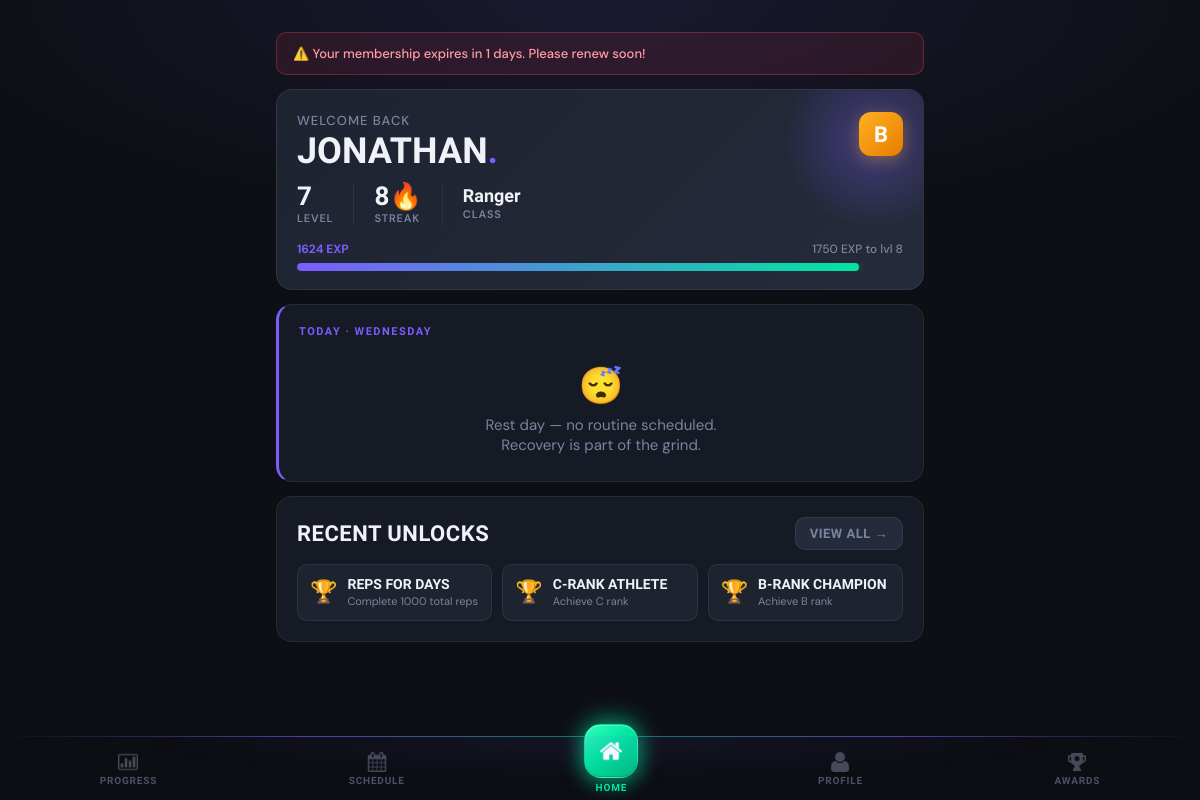
The app's page /dashboard (signed in) with its own data.
### tables this page shows
CREATE TABLE clients (
                client_id INTEGER PRIMARY KEY AUTOINCREMENT,
                phone_number TEXT UNIQUE NOT NULL,
                pin_hash TEXT NOT NULL,
                first_name TEXT NOT NULL,
                last_name TEXT NOT NULL,
                email TEXT,
                date_of_birth DATE,
                gender TEXT,
                registration_date DATETIME DEFAULT CURRENT_TIMESTAMP,
                status TEXT DEFAULT 'active',
                profile_photo_path TEXT
            , fitness_goal TEXT DEFAULT NULL, preferred_split TEXT DEFAULT NULL);

CREATE TABLE client_streaks (
                streak_id INTEGER PRIMARY KEY AUTOINCREMENT,
                client_id INTEGER UNIQUE NOT NULL,
                current_streak INTEGER DEFAULT 0,
                longest_streak INTEGER DEFAULT 0,
                last_attendance_date DATE,
                streak_multiplier REAL DEFAULT 1.0,
                FOREIGN KEY (client_id) REFERENCES clients(client_id) ON DELETE CASCADE
            );

CREATE TABLE client_gamification (
                gamification_id INTEGER PRIMARY KEY AUTOINCREMENT,
                client_id INTEGER UNIQUE NOT NULL,
                current_level INTEGER DEFAULT 1,
                current_exp INTEGER DEFAULT 0,
                total_exp INTEGER DEFAULT 0,
                rank TEXT DEFAULT 'E',
                client_class TEXT,
                class_unlocked_at_level INTEGER, current_streak INTEGER DEFAULT 0, longest_streak INTEGER DEFAULT 0, total_reps INTEGER DEFAULT 0, workouts_completed INTEGER DEFAULT 0,
                FOREIGN KEY (client_id) REFERENCES clients(client_id) ON DELETE CASCADE
            );

CREATE TABLE client_achievements (
                client_achievement_id INTEGER PRIMARY KEY AUTOINCREMENT,
                client_id INTEGER NOT NULL,
                achievement_id INTEGER NOT NULL,
                unlocked_date DATETIME DEFAULT CURRENT_TIMESTAMP,
                FOREIGN KEY (client_id) REFERENCES clients(client_id) ON DELETE CASCADE,
                FOREIGN KEY (achievement_id) REFERENCES achievements(achievement_id) ON DELETE CASCADE,
                UNIQUE(client_id, achievement_id)
            );

CREATE TABLE achievements (
                achievement_id INTEGER PRIMARY KEY AUTOINCREMENT,
                achievement_name TEXT UNIQUE NOT NULL,
                description TEXT,
                achievement_type TEXT,
                requirement_value INTEGER,
                exp_reward INTEGER DEFAULT 0,
                icon_path TEXT
            );

### main.py (the view, shortened to what this page needs)
@app.route('/dashboard')
@login_required
def dashboard():
    client_id = session['client_id']
    client = Client.get_by_id(client_id)
    progress = gamification.get_client_progress(client_id)
    today = datetime.now().strftime('%A')
    today_routine = Routine.get_client_routine_for_day(client_id, today)
    routine_status = 'not_started'  # default fallback
    recent_achievements = achievement_ctrl.get_recent_unlocks(client_id, limit=3)
    streak_data = client.get_streak_data()
    mc = MembershipController()
    membership = mc.get_client_membership(client_id)
    notification = None
    if membership:
        end_date = datetime.strptime(membership['end_date'], '%Y-%m-%d').date()
        days_left = (end_date - date.today()).days
        print("Days Left", days_left)
        if 0 < days_left <= 5:
            notification = f"⚠️ Your membership expires in {days_left} days. Please renew soon!"
        elif days_left <= 0:
            notification = "❌ Your membership has expired. Please renew to continue training."
    try:
        newly_unlocked = achievement_ctrl.check_and_unlock_achievements(client_id)
    except Exception as e:
        print(f"Achievement check error for client {client_id}: {e}")
        newly_unlocked = []
    ann_rows = db.execute_query(
        """SELECT ann_id, title, body, ann_type, is_pinned
            FROM announcements
            WHERE (expires_at IS NULL OR expires_at >= ?)
            ORDER BY is_pinned DESC, ann_id DESC""",
        (date.today().isoformat(),)
    )
    announcements = [dict(r) for r in ann_rows]
    print("Notification:",notification)
    return render_template(
        'dashboard.html',
        client=client,
        progress=progress,
        today_routine=today_routine,
        today=today,
        recent_achievements=recent_achievements,
        streak_data=streak_data,
        newly_unlocked=newly_unlocked,
        notification=notification,
        status=routine_status,
        announcements=announcements
    )

### controllers/achievement_controller.py (called while the page is built)
    def check_and_unlock_achievements(self, client_id):
        newly_unlocked = []
        stats = self._get_client_stats(client_id)
        all_achievements = self._get_all_achievements()
        unlocked_ids = self._get_unlocked_achievement_ids(client_id)
        for achievement in all_achievements:
            if achievement['achievement_id'] in unlocked_ids:
                continue
            if self._check_achievement_requirement(achievement, stats):
                result = self.unlock_achievement(client_id, achievement['achievement_id'])
                if result['success']:
                    newly_unlocked.append(result)
        return newly_unlocked

    def get_unlocked_achievements(self, client_id):
        query = '''
            SELECT a.*, ca.unlocked_date
            FROM client_achievements ca
            JOIN achievements a ON ca.achievement_id = a.achievement_id
            WHERE ca.client_id = ?
            ORDER BY ca.unlocked_date DESC
        '''
        results = self.db.execute_query(query, (client_id,))
        unlocked = []
        for row in results:
            unlocked.append({
                'achievement_id': row['achievement_id'],
                'name': row['achievement_name'],
                'description': row['description'],
                'type': row['achievement_type'],
                'exp_reward': row['exp_reward'],
                'unlocked_date': row['unlocked_date']
            })
        return unlocked

    def get_recent_unlocks(self, client_id, limit=5):
        unlocked = self.get_unlocked_achievements(client_id)
        return unlocked[:limit]

### controllers/gamification_controller.py (called while the page is built)
    def _get_gamification_data(self, client_id):
        query = 'SELECT * FROM client_gamification WHERE client_id=?'
        result = self.db.execute_query(query, (client_id,))
        return dict(result[0]) if result else None

    def _get_streak_data(self, client_id):
        query = 'SELECT * FROM client_streaks WHERE client_id=?'
        result = self.db.execute_query(query, (client_id,))
        return dict(result[0]) if result else None

### controllers/membership_controller.py (called while the page is built)
    def get_client_membership(self, client_id):
        query = """
            SELECT * FROM client_memberships
            WHERE client_id = ?
            ORDER BY end_date DESC
            LIMIT 1
        """
        result = self.db.execute_query(query, (client_id,))
        return dict(result[0]) if result else None

### database/db_manager.py (called while the page is built)
    def disconnect(self):
        if self.conn:
            self.conn.close()

### templates/dashboard.html (shortened to what this page needs)
{% extends "base.html" %}
{% block content %}
{% if notification %}
<div class="membership-warning">{{ notification }}</div>
{% endif %}
<div class="hero">
    <div class="rank-badge">{{ progress.rank }}</div>
    <div class="hero-greeting">Welcome back</div>
    <div class="hero-name">{{ client.first_name }}<span>.</span></div>
    <div class="hero-stats">
        <div class="hero-stat">
            <span class="hero-stat-val">{{ progress.level }}</span>
            <span class="hero-stat-lbl">Level</span>
        </div>
        <div class="hero-stat">
            <span class="hero-stat-val">{{ streak_data.current_streak if streak_data else 0 }}🔥</span>
            <span class="hero-stat-lbl">Streak</span>
        </div>
        {% if progress.class %}
        <div class="hero-stat">
            <span class="hero-stat-val" style="font-size:18px; padding-top:4px;">{{ progress.class }}</span>
            <span class="hero-stat-lbl">Class</span>
        </div>
        {% endif %}
    </div>
    <div class="exp-bar-wrap">
        <div class="exp-bar-labels">
            <span>{{ progress.current_exp }} EXP</span>
            <span>{{ progress.next_level_exp }} EXP to lvl {{ progress.level + 1 }}</span>
        </div>
        <div class="progress-track">
            <div class="progress-fill" style="width: {{ progress.progress_percentage }}%"></div>
        </div>
    </div>
</div>
<div class="card workout-card">
    {% if today_routine %}
    <div class="workout-card-header">
        <div>
            <div class="workout-section-label">Today · {{ today }}</div>
            <div class="workout-name">{{ today_routine.routine_name }}</div>
        </div>
        <div class="workout-exp-badge">⚡ {{ today_routine.calculate_total_exp() }} EXP</div>
    </div>
    <div class="workout-desc">{{ today_routine.description or 'Your workout is ready.' }}</div>
    {% if status == 'completed' %}
    <a href="{{ url_for('workout', routine_id=today_routine.routine_id) }}" class="btn-workout btn-workout-done">
        ✓ Completed Today
    </a>
    {% elif status == 'in_progress' %}
    <a href="{{ url_for('workout', routine_id=today_routine.routine_id) }}" class="btn-workout btn-workout-continue">
        ▶ Continue Workout →
    </a>
    {% else %}
    <a href="{{ url_for('workout', routine_id=today_routine.routine_id) }}" class="btn-workout btn-workout-start">
        Start Workout →
    </a>
    {% endif %}
    {% else %}
    <div class="workout-section-label">Today · {{ today }}</div>
    <div class="rest-day-text">
        <span class="rest-day-icon">😴</span>
        Rest day — no routine scheduled.<br>Recovery is part of the grind.
    </div>
    {% endif %}
</div>
{% if recent_achievements %}
<div class="card">
    <div style="display:flex; justify-content:space-between; align-items:center; margin-bottom:14px;">
        <h2 style="margin:0;">Recent Unlocks</h2>
        <a href="{{ url_for('achievements') }}" class="btn btn-ghost btn-sm">View All →</a>
    </div>
    <div class="ach-strip">
        {% for ach in recent_achievements %}
        <div class="ach-strip-item">
            <div class="ach-strip-icon">🏆</div>
            <div>
                <div class="ach-strip-name">{{ ach.name }}</div>
                <div class="ach-strip-desc">{{ ach.description }}</div>
            </div>
        </div>
        {% endfor %}
    </div>
</div>
{% endif %}
{% endblock %}

### templates/base.html (style rules this page uses)
:root { --brand: #7c5cfc; --brand-glow: rgba(124, 92, 252, 0.35); --brand-dim: rgba(124, 92, 252, 0.12); --green: #00e5a0; --green-glow: rgba(0, 229, 160, 0.3); --amber: #ffb020; --red: #ff4757; --bg: #0d0f14; --surface: #161a24; --surface-2: #1e2330; --surface-3: #252b3b; --border: rgba(255,255,255,0.07); --border-2: rgba(255,255,255,0.12); --text: #f0f2f8; --text-muted: #7a84a0; --text-dim: #4a5168; --radius: 16px; --radius-sm: 10px; --font-display:'Barlow Condensed', sans-serif; --font-body: 'DM Sans', sans-serif; --nav-height: 64px; }
*, *::before, *::after { margin: 0; padding: 0; box-sizing: border-box; }
body { font-family: var(--font-body); background: var(--bg); color: var(--text); min-height: 100vh; padding-top: 16px; padding-bottom: calc(var(--nav-height) + 32px); background-image: radial-gradient(ellipse 80% 40% at 50% 0%, rgba(124,92,252,0.12) 0%, transparent 70%); }
.card { background: var(--surface); border: 1px solid var(--border); border-radius: var(--radius); padding: 20px; margin-bottom: 14px; }
h1, h2, h3 { font-family: var(--font-display); color: var(--text); text-transform: uppercase; letter-spacing: 0.5px; font-weight: 800; }
h2 { font-size: 22px; margin-bottom: 12px; }
.btn { display: inline-flex; align-items: center; justify-content: center; gap: 6px; padding: 12px 22px; border-radius: var(--radius-sm); text-decoration: none; font-family: var(--font-display); font-size: 16px; font-weight: 700; letter-spacing: 0.5px; text-transform: uppercase; transition: all 0.2s; border: none; cursor: pointer; }
.btn-ghost { background: var(--surface-3); border: 1px solid var(--border); color: var(--text-muted); }
.btn-sm { padding: 8px 14px; font-size: 13px; }
.progress-track { background: var(--surface-3); height: 8px; border-radius: 99px; overflow: hidden; }
.progress-fill { height: 100%; background: linear-gradient(90deg, var(--brand), var(--green)); border-radius: 99px; transition: width 0.6s cubic-bezier(0.34, 1.56, 0.64, 1); box-shadow: 0 0 8px var(--green-glow); }

### records on screen
clients: first_name "JONATHAN"
client_streaks: current_streak "8"
client_gamification: class "Ranger", current_exp "1624"
client_achievements: name "REPS FOR DAYS", description "Complete 1000 total reps"
client_achievements: name "C-RANK ATHLETE", description "Achieve C rank"
client_achievements: name "B-RANK CHAMPION", description "Achieve B rank"

### other values on screen
{{ notification }} "⚠️ Your membership expires in 1 days. Please renew soon!"
{{ progress.rank }} "B"
{{ progress.level }} "7"
{{ progress.next_level_exp }} "1750"
{{ progress.level + 1 }} "8"
